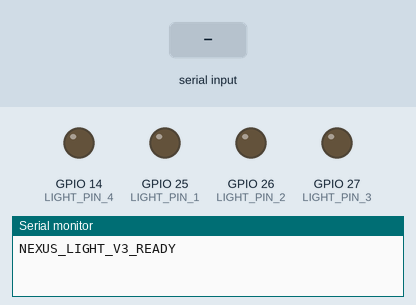
Recording of a sketch running on a simulated ESP32. Parts: output pins drawn as LEDs (lit = HIGH), the last lines printed to the serial monitor. The inputs (shaded band) are chosen by the test bench.

Above: at 1.4 s.
1.5 s: "LIGHTS_ON\n" received over Serial
At 1.8 s:
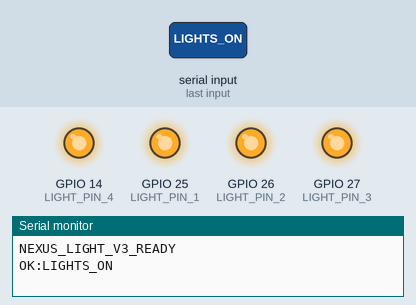
3.0 s: "BRIGHTNESS:90\n" received over Serial
At 4.0 s:
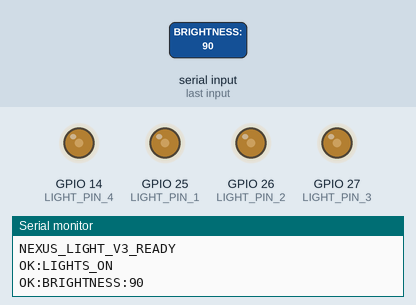
4.5 s: "LIGHTS_ON\n" received over Serial
At 5.1 s:
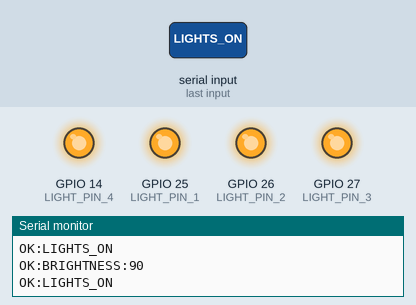
6.0 s: "LIGHTS_OFF\n" received over Serial
At 6.5 s:
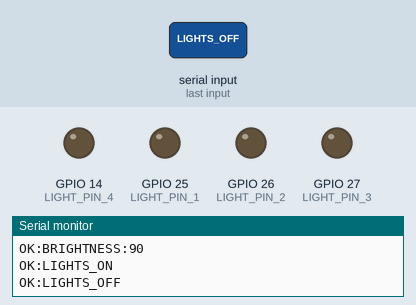
Timing chart, 0 to 8.5 s (numbered marks = the images above; inputs shaded):
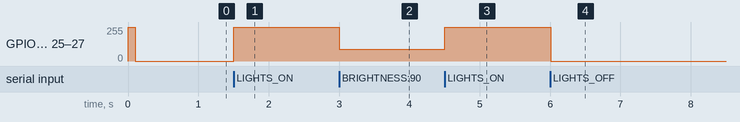

Measured:
- after the input at 1.5 s, GPIO 14 (LIGHT_PIN_4), GPIO 25 (LIGHT_PIN_1), GPIO 26 (LIGHT_PIN_2), GPIO 27 (LIGHT_PIN_3): 0/255 → 255/255 at once
- after the input at 3.0 s, GPIO 14 (LIGHT_PIN_4), GPIO 25 (LIGHT_PIN_1), GPIO 26 (LIGHT_PIN_2), GPIO 27 (LIGHT_PIN_3): 255/255 → 90/255 at once
- after the input at 4.5 s, GPIO 14 (LIGHT_PIN_4), GPIO 25 (LIGHT_PIN_1), GPIO 26 (LIGHT_PIN_2), GPIO 27 (LIGHT_PIN_3): 90/255 → 255/255 at once
- after the input at 6.0 s, GPIO 14 (LIGHT_PIN_4), GPIO 25 (LIGHT_PIN_1), GPIO 26 (LIGHT_PIN_2), GPIO 27 (LIGHT_PIN_3): 255/255 → 0/255 at once

The sketch:

esp32_light_control_v3.ino
```cpp
/**
 * NEXUS Light Control V3 - ESP32 Firmware
 * ========================================
 * Controls photography lights/LEDs for scanner station via USB serial.
 *
 * Hardware:
 * - ESP32 connected via USB to SNARF
 * - LED/Light outputs for light box photography
 * - PWM support for brightness control
 *
 * Serial Commands (115200 baud):
 * - LIGHTS_ON\n  - Turn on photography lights
 * - LIGHTS_OFF\n - Turn off photography lights
 * - STATUS\n     - Get current light status
 *
 * Patent Pending - Kevin Caracozza
 * Version: 3.0 (Feb 2026)
 */

// ============================================================================
// Pin Configuration
// ============================================================================

// Main photography lights (adjust pins based on your wiring)
#define LIGHT_PIN_1    25    // GPIO25 - Main light 1
#define LIGHT_PIN_2    26    // GPIO26 - Main light 2
#define LIGHT_PIN_3    27    // GPIO27 - Main light 3 (optional)
#define LIGHT_PIN_4    14    // GPIO14 - Main light 4 (optional)

// PWM Configuration
#define PWM_FREQ       5000   // 5 kHz PWM frequency
#define PWM_RESOLUTION 8      // 8-bit resolution (0-255)
#define PWM_CHANNEL_1  0
#define PWM_CHANNEL_2  1
#define PWM_CHANNEL_3  2
#define PWM_CHANNEL_4  3

// Brightness levels (0-255)
#define BRIGHTNESS_FULL  255
#define BRIGHTNESS_OFF   0

// ============================================================================
// Global State
// ============================================================================

bool lightsOn = false;
uint8_t currentBrightness = BRIGHTNESS_OFF;

// ============================================================================
// Setup
// ============================================================================

void setup() {
  // Initialize serial communication
  Serial.begin(115200);
  while (!Serial) {
    delay(10);
  }

  // Configure LED PWM channels
  ledcSetup(PWM_CHANNEL_1, PWM_FREQ, PWM_RESOLUTION);
  ledcSetup(PWM_CHANNEL_2, PWM_FREQ, PWM_RESOLUTION);
  ledcSetup(PWM_CHANNEL_3, PWM_FREQ, PWM_RESOLUTION);
  ledcSetup(PWM_CHANNEL_4, PWM_FREQ, PWM_RESOLUTION);

  // Attach PWM channels to GPIO pins
  ledcAttachPin(LIGHT_PIN_1, PWM_CHANNEL_1);
  ledcAttachPin(LIGHT_PIN_2, PWM_CHANNEL_2);
  ledcAttachPin(LIGHT_PIN_3, PWM_CHANNEL_3);
  ledcAttachPin(LIGHT_PIN_4, PWM_CHANNEL_4);

  // Initialize lights to OFF
  setLights(BRIGHTNESS_OFF);

  // Startup confirmation
  Serial.println("NEXUS_LIGHT_V3_READY");

  // Brief startup blink to confirm hardware
  setLights(BRIGHTNESS_FULL);
  delay(100);
  setLights(BRIGHTNESS_OFF);
  delay(100);
}

// ============================================================================
// Main Loop
// ============================================================================

void loop() {
  // Check for incoming serial commands
  if (Serial.available() > 0) {
    String command = Serial.readStringUntil('\n');
    command.trim();  // Remove whitespace/newlines

    handleCommand(command);
  }

  delay(10);  // Small delay to prevent serial buffer overflow
}

// ============================================================================
// Command Handler
// ============================================================================

void handleCommand(String cmd) {
  cmd.toUpperCase();  // Case-insensitive commands

  if (cmd == "LIGHTS_ON") {
    lightsOn = true;
    currentBrightness = BRIGHTNESS_FULL;
    setLights(BRIGHTNESS_FULL);
    Serial.println("OK:LIGHTS_ON");

  } else if (cmd == "LIGHTS_OFF") {
    lightsOn = false;
    currentBrightness = BRIGHTNESS_OFF;
    setLights(BRIGHTNESS_OFF);
    Serial.println("OK:LIGHTS_OFF");

  } else if (cmd == "STATUS") {
    String status = lightsOn ? "ON" : "OFF";
    Serial.print("STATUS:");
    Serial.print(status);
    Serial.print(",BRIGHTNESS:");
    Serial.println(currentBrightness);

  } else if (cmd.startsWith("BRIGHTNESS:")) {
    // Optional: Set custom brightness level
    // Example: BRIGHTNESS:128
    int brightness = cmd.substring(11).toInt();
    if (brightness >= 0 && brightness <= 255) {
      currentBrightness = brightness;
      setLights(brightness);
      lightsOn = (brightness > 0);
      Serial.print("OK:BRIGHTNESS:");
      Serial.println(brightness);
    } else {
      Serial.println("ERROR:INVALID_BRIGHTNESS");
    }

  } else if (cmd == "PING") {
    // Connectivity test
    Serial.println("PONG");

  } else if (cmd == "VERSION") {
    Serial.println("NEXUS_LIGHT_V3.0");

  } else {
    Serial.print("ERROR:UNKNOWN_CMD:");
    Serial.println(cmd);
  }
}

// ============================================================================
// Light Control Functions
// ============================================================================

void setLights(uint8_t brightness) {
  // Set all light channels to the same brightness
  ledcWrite(PWM_CHANNEL_1, brightness);
  ledcWrite(PWM_CHANNEL_2, brightness);
  ledcWrite(PWM_CHANNEL_3, brightness);
  ledcWrite(PWM_CHANNEL_4, brightness);
}

void setLight(uint8_t channel, uint8_t brightness) {
  // Set individual light channel (if needed for debugging)
  if (channel >= 0 && channel <= 3) {
    ledcWrite(channel, brightness);
  }
}

// ============================================================================
// Helper Functions
// ============================================================================

void blinkPattern(int times, int delayMs) {
  // Utility function for status indication
  for (int i = 0; i < times; i++) {
    setLights(BRIGHTNESS_FULL);
    delay(delayMs);
    setLights(BRIGHTNESS_OFF);
    delay(delayMs);
  }
}
```
